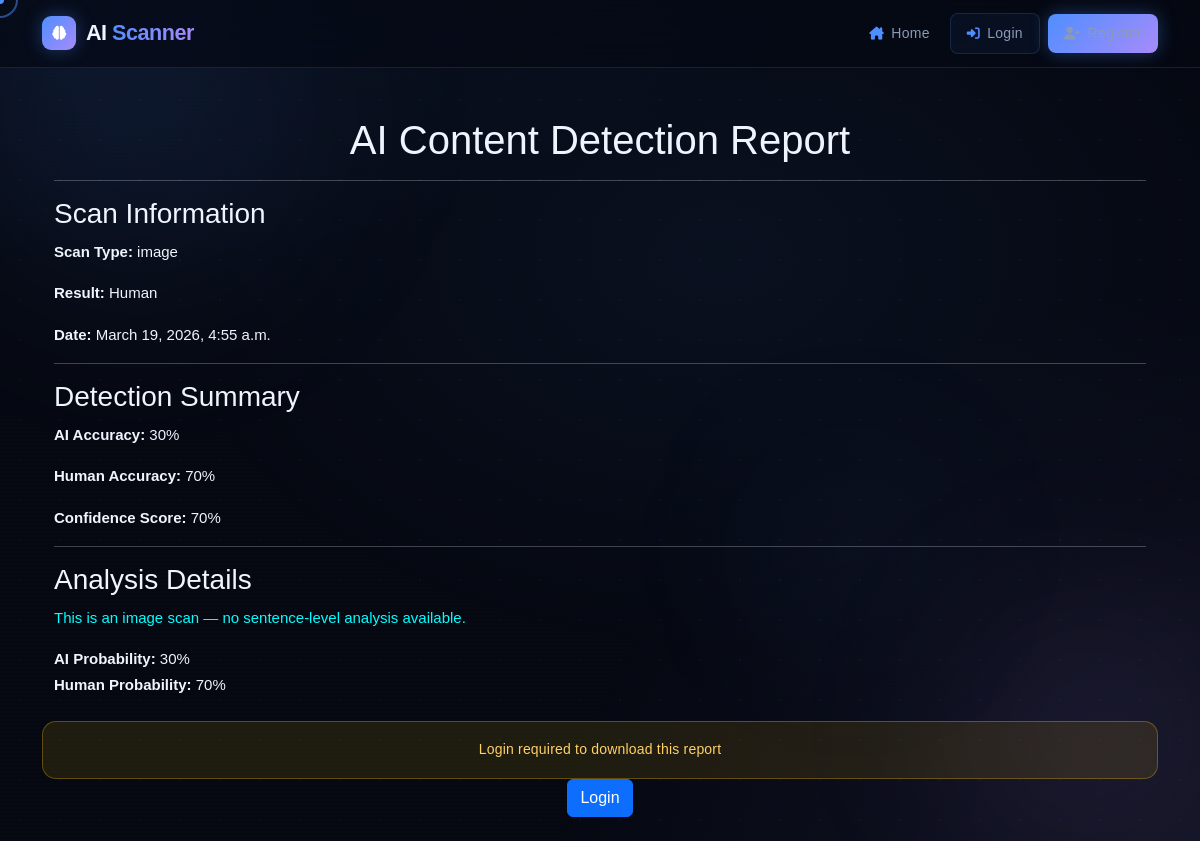
The page /report/154/ on the database its author committed.
### scanner/models.py (models this page shows, shortened)
class ScanHistory(models.Model):
        SCAN_TYPES = (
            ("document", "Document"),
            ("image", "Image"),
            ("text", "Text"),
        )
        user = models.ForeignKey(User, on_delete=models.CASCADE, null=True, blank=True)
        scan_type = models.CharField(max_length=20, choices=SCAN_TYPES)
        file_name = models.CharField(max_length=255, blank=True)
        result = models.CharField(max_length=100)
        accuracy = models.FloatField()
        details = models.TextField(blank=True)
        created_at = models.DateTimeField(auto_now_add=True)

### scanner/views.py (the view)
# urls.py: path('report/<int:id>/', views.scan_report, name='scan_report'),
def scan_report(request, id):
    scan = ScanHistory.objects.get(id=id)
    try:
        details = json.loads(scan.details)
    except Exception as e:
        print("JSON ERROR:", e)
        print("RAW DATA:", scan.details)
        details = []
    print("DETAILS:", details)
    if isinstance(details, list):
        total = len(details)
        ai_count = sum(1 for r in details if isinstance(r, dict) and r.get("classification") == "AI")
        human_count = sum(1 for r in details if isinstance(r, dict) and r.get("classification") == "Human")
        ai_percent = round((ai_count / total) * 100, 2) if total else 0
        human_percent = round((human_count / total) * 100, 2) if total else 0
        confidence = max(ai_percent, human_percent)
    elif isinstance(details, dict):
        ai_percent = round(details.get("ai_probability", 0), 2)
        human_percent = round(details.get("human_probability", 0), 2)
        confidence = max(ai_percent, human_percent)
        details = []
    else:
        ai_percent = 0
        human_percent = 0
        confidence = 0
        details = []
    return render(request, "scan_report.html", {
        "scan": scan,
        "details": details,
        "ai_percent": ai_percent,
        "human_percent": human_percent,
        "confidence": confidence,
    })

### templates/scan_report.html (shortened to what this page needs)
{% extends 'base.html' %}
{% block content %}
<div class="container mt-4">
<h1 style="text-align:center;">AI Content Detection Report</h1>
<hr>
<h3>Scan Information</h3>
<p><strong>Scan Type:</strong> {{ scan.scan_type }}</p>
<p><strong>Result:</strong> {{ scan.result }}</p>
<p><strong>Date:</strong> {{ scan.created_at }}</p>
<hr>
<h3>Detection Summary</h3>
<p><strong>AI Accuracy:</strong> {{ ai_percent }}%</p>
<p><strong>Human Accuracy:</strong> {{ human_percent }}%</p>
<p><strong>Confidence Score:</strong> {{ confidence }}%</p>
<hr>
<h3>Analysis Details</h3>
{% if scan.scan_type == "document" or scan.scan_type == "text" %}
    {% for r in details %}
        {% if r.classification == "AI" %}
            <p style="color:red;">
        {% elif r.classification == "Human" %}
            <p style="color:green;">
        {% else %}
            <p style="color:orange;">
        {% endif %}
        <strong>Sentence:</strong> {{ r.sentence }} <br>
        <strong>Classification:</strong> {{ r.classification }} <br>
        <strong>AI Probability:</strong> {{ r.ai_probability }}% <br>
        <strong>Human Probability:</strong> {{ r.human_probability }}% <br>
        </p>
        <hr>
    {% endfor %}
{% elif scan.scan_type == "image" %}
    <p style="color:cyan;">
        This is an image scan — no sentence-level analysis available.
    </p>
    <p>
        <strong>AI Probability:</strong> {{ ai_percent }}% <br>
        <strong>Human Probability:</strong> {{ human_percent }}%
    </p>
{% endif %}
</div>
<div class="text-center mt-4">
{% if user.is_authenticated %}
<a href="/download/{{ scan.id }}/" class="btn btn-success">
Download Report (PDF)
</a>
{% else %}
<div class="alert alert-warning">
Login required to download this report
</div>
<a href="/login/" class="btn btn-primary">
Login
</a>
{% endif %}
</div>
</div>
{% endblock %}

### static/css/style.css (style rules this page uses)
:root { --bg-deep: #060912; --bg-mid: #0d1120; --bg-card: #111827; --accent: #4f8eff; --accent-glow: rgba(79, 142, 255, 0.35); --accent2: #a78bfa; --accent2-glow:rgba(167,139,250,0.3); --text-primary:#f0f4ff; --text-muted: #8b9ab8; --border: rgba(79,142,255,0.18); --nav-h: 68px; --radius: 14px; --transition: 0.35s cubic-bezier(0.4,0,0.2,1); }
*, *::before, *::after { box-sizing: border-box; margin: 0; padding: 0; }
html { scroll-behavior: smooth; }
body { background: var(--bg-deep); color: var(--text-primary); font-family: 'Space Grotesk', sans-serif; font-size: 15px; line-height: 1.7; min-height: 100vh; overflow-x: hidden; cursor: none; }
.alert { background: rgba(255, 193, 7, 0.1) !important; border: 1px solid rgba(255, 193, 7, 0.3) !important; color: #ffd166 !important; border-radius: var(--radius) !important; backdrop-filter: blur(10px); font-size: 0.875rem; font-weight: 500; letter-spacing: 0.2px; margin-bottom: 0; }

### rows shown on the page
ScanHistory: scan_type "image", result "Human", created_at "March 19, 2026, 4:55 a.m."

### other values the page prints
{{ ai_percent }} "30"
{{ human_percent }} "70"
{{ confidence }} "70"
